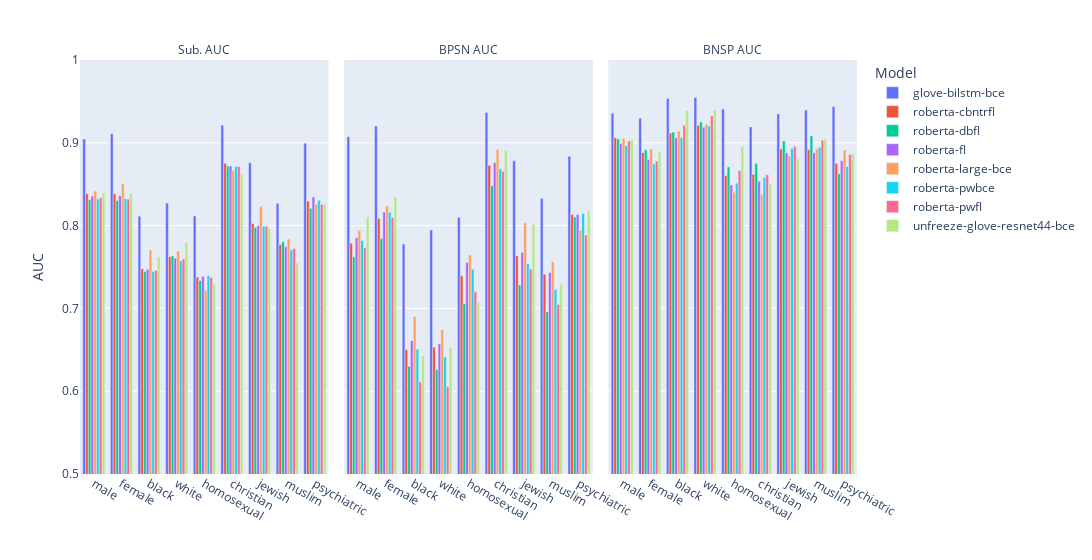

Notebook cell for this chart:
### Code cell
import plotly.express as px

labels={
    "subgroup_auc": "Sub. AUC",
    "bpsn_auc": "BPSN AUC",
    "bnsp_auc": "BNSP AUC",
    "subgroup":"",
    "session_name": "Model",
    "value":"AUC"
}

fig = px.bar(identity_aur_per_sub_per_model_df, x="subgroup", y="value", 
            color="session_name", barmode="group",
            facet_col="variable", labels=labels, range_y=[0.5, 1.0], width=1500)

fig.for_each_annotation(lambda a: a.update(text=a.text.split("=")[-1]))
fig.for_each_annotation(lambda a: a.update(text=labels.get(a.text, a.text)))

fig.write_image("identity_aur_per_sub_per_model_df.svg")
fig.show()

### Figure 1 — Plotly figure (JSON) as saved in the notebook; plotly's stock layout.template omitted (floating-point values rounded to 4 significant figures)
{"data": [{"alignmentgroup": "True", "hovertemplate": "Model=glove-bilstm-bce<br>variable=subgroup_auc<br>=%{x}<br>AUC=%{y}<extra></extra>", "legendgroup": "glove-bilstm-bce", "marker": {"color": "#636efa", "pattern": {"shape": ""}}, "name": "glove-bilstm-bce", "offsetgroup": "glove-bilstm-bce", "orientation": "v", "showlegend": true, "textposition": "auto", "type": "bar", "x": ["male", "female", "black", "white", "homosexual", "christian", "jewish", "muslim", "psychiatric"], "xaxis": "x", "y": [0.9045, 0.9108, 0.8113, 0.8272, 0.8116, 0.9212, 0.8758, 0.827, 0.8996], "yaxis": "y"}, {"alignmentgroup": "True", "hovertemplate": "Model=glove-bilstm-bce<br>variable=bpsn_auc<br>=%{x}<br>AUC=%{y}<extra></extra>", "legendgroup": "glove-bilstm-bce", "marker": {"color": "#636efa", "pattern": {"shape": ""}}, "name": "glove-bilstm-bce", "offsetgroup": "glove-bilstm-bce", "orientation": "v", "showlegend": false, "textposition": "auto", "type": "bar", "x": ["male", "female", "black", "white", "homosexual", "christian", "jewish", "muslim", "psychiatric"], "xaxis": "x2", "y": [0.9074, 0.9202, 0.7777, 0.7948, 0.81, 0.9366, 0.8782, 0.8329, 0.8837], "yaxis": "y2"}, {"alignmentgroup": "True", "hovertemplate": "Model=glove-bilstm-bce<br>variable=bnsp_auc<br>=%{x}<br>AUC=%{y}<extra></extra>", "legendgroup": "glove-bilstm-bce", "marker": {"color": "#636efa", "pattern": {"shape": ""}}, "name": "glove-bilstm-bce", "offsetgroup": "glove-bilstm-bce", "orientation": "v", "showlegend": false, "textposition": "auto", "type": "bar", "x": ["male", "female", "black", "white", "homosexual", "christian", "jewish", "muslim", "psychiatric"], "xaxis": "x3", "y": [0.9356, 0.9298, 0.9534, 0.9546, 0.9407, 0.9192, 0.9349, 0.9396, 0.9439], "yaxis": "y3"}, {"alignmentgroup": "True", "hovertemplate": "Model=roberta-cbntrfl<br>variable=subgroup_auc<br>=%{x}<br>AUC=%{y}<extra></extra>", "legendgroup": "roberta-cbntrfl", "marker": {"color": "#EF553B", "pattern": {"shape": ""}}, "name": "roberta-cbntrfl", "offsetgroup": "roberta-cbntrfl", "orientation": "v", "showlegend": true, "textposition": "auto", "type": "bar", "x": ["male", "female", "black", "white", "homosexual", "christian", "jewish", "muslim", "psychiatric"], "xaxis": "x", "y": [0.8385, 0.8384, 0.7478, 0.7624, 0.738, 0.8753, 0.8025, 0.7771, 0.8296], "yaxis": "y"}, {"alignmentgroup": "True", "hovertemplate": "Model=roberta-cbntrfl<br>variable=bpsn_auc<br>=%{x}<br>AUC=%{y}<extra></extra>", "legendgroup": "roberta-cbntrfl", "marker": {"color": "#EF553B", "pattern": {"shape": ""}}, "name": "roberta-cbntrfl", "offsetgroup": "roberta-cbntrfl", "orientation": "v", "showlegend": false, "textposition": "auto", "type": "bar", "x": ["male", "female", "black", "white", "homosexual", "christian", "jewish", "muslim", "psychiatric"], "xaxis": "x2", "y": [0.7787, 0.8087, 0.65, 0.6532, 0.7393, 0.8728, 0.7637, 0.7411, 0.8133], "yaxis": "y2"}, {"alignmentgroup": "True", "hovertemplate": "Model=roberta-cbntrfl<br>variable=bnsp_auc<br>=%{x}<br>AUC=%{y}<extra></extra>", "legendgroup": "roberta-cbntrfl", "marker": {"color": "#EF553B", "pattern": {"shape": ""}}, "name": "roberta-cbntrfl", "offsetgroup": "roberta-cbntrfl", "orientation": "v", "showlegend": false, "textposition": "auto", "type": "bar", "x": ["male", "female", "black", "white", "homosexual", "christian", "jewish", "muslim", "psychiatric"], "xaxis": "x3", "y": [0.9061, 0.8881, 0.9116, 0.9211, 0.8606, 0.862, 0.8926, 0.8919, 0.8752], "yaxis": "y3"}, {"alignmentgroup": "True", "hovertemplate": "Model=roberta-dbfl<br>variable=subgroup_auc<br>=%{x}<br>AUC=%{y}<extra></extra>", "legendgroup": "roberta-dbfl", "marker": {"color": "#00cc96", "pattern": {"shape": ""}}, "name": "roberta-dbfl", "offsetgroup": "roberta-dbfl", "orientation": "v", "showlegend": true, "textposition": "auto", "type": "bar", "x": ["male", "female", "black", "white", "homosexual", "christian", "jewish", "muslim", "psychiatric"], "xaxis": "x", "y": [0.8312, 0.8302, 0.7446, 0.7634, 0.7338, 0.8719, 0.7978, 0.7804, 0.8209], "yaxis": "y"}, {"alignmentgroup": "True", "hovertemplate": "Model=roberta-dbfl<br>variable=bpsn_auc<br>=%{x}<br>AUC=%{y}<extra></extra>", "legendgroup": "roberta-dbfl", "marker": {"color": "#00cc96", "pattern": {"shape": ""}}, "name": "roberta-dbfl", "offsetgroup": "roberta-dbfl", "orientation": "v", "showlegend": false, "textposition": "auto", "type": "bar", "x": ["male", "female", "black", "white", "homosexual", "christian", "jewish", "muslim", "psychiatric"], "xaxis": "x2", "y": [0.7623, 0.7843, 0.6301, 0.6261, 0.7058, 0.8482, 0.7282, 0.6958, 0.8103], "yaxis": "y2"}, {"alignmentgroup": "True", "hovertemplate": "Model=roberta-dbfl<br>variable=bnsp_auc<br>=%{x}<br>AUC=%{y}<extra></extra>", "legendgroup": "roberta-dbfl", "marker": {"color": "#00cc96", "pattern": {"shape": ""}}, "name": "roberta-dbfl", "offsetgroup": "roberta-dbfl", "orientation": "v", "showlegend": false, "textposition": "auto", "type": "bar", "x": ["male", "female", "black", "white", "homosexual", "christian", "jewish", "muslim", "psychiatric"], "xaxis": "x3", "y": [0.9046, 0.8917, 0.9129, 0.925, 0.8709, 0.8751, 0.9022, 0.9085, 0.8626], "yaxis": "y3"}, {"alignmentgroup": "True", "hovertemplate": "Model=roberta-fl<br>variable=subgroup_auc<br>=%{x}<br>AUC=%{y}<extra></extra>", "legendgroup": "roberta-fl", "marker": {"color": "#ab63fa", "pattern": {"shape": ""}}, "name": "roberta-fl", "offsetgroup": "roberta-fl", "orientation": "v", "showlegend": true, "textposition": "auto", "type": "bar", "x": ["male", "female", "black", "white", "homosexual", "christian", "jewish", "muslim", "psychiatric"], "xaxis": "x", "y": [0.8357, 0.8361, 0.7472, 0.7606, 0.7384, 0.8718, 0.7997, 0.7744, 0.8346], "yaxis": "y"}, {"alignmentgroup": "True", "hovertemplate": "Model=roberta-fl<br>variable=bpsn_auc<br>=%{x}<br>AUC=%{y}<extra></extra>", "legendgroup": "roberta-fl", "marker": {"color": "#ab63fa", "pattern": {"shape": ""}}, "name": "roberta-fl", "offsetgroup": "roberta-fl", "orientation": "v", "showlegend": false, "textposition": "auto", "type": "bar", "x": ["male", "female", "black", "white", "homosexual", "christian", "jewish", "muslim", "psychiatric"], "xaxis": "x2", "y": [0.7854, 0.8163, 0.661, 0.6571, 0.7553, 0.8763, 0.7679, 0.7434, 0.8135], "yaxis": "y2"}, {"alignmentgroup": "True", "hovertemplate": "Model=roberta-fl<br>variable=bnsp_auc<br>=%{x}<br>AUC=%{y}<extra></extra>", "legendgroup": "roberta-fl", "marker": {"color": "#ab63fa", "pattern": {"shape": ""}}, "name": "roberta-fl", "offsetgroup": "roberta-fl", "orientation": "v", "showlegend": false, "textposition": "auto", "type": "bar", "x": ["male", "female", "black", "white", "homosexual", "christian", "jewish", "muslim", "psychiatric"], "xaxis": "x3", "y": [0.8993, 0.8798, 0.9061, 0.9187, 0.849, 0.8534, 0.8877, 0.8881, 0.8783], "yaxis": "y3"}, {"alignmentgroup": "True", "hovertemplate": "Model=roberta-large-bce<br>variable=subgroup_auc<br>=%{x}<br>AUC=%{y}<extra></extra>", "legendgroup": "roberta-large-bce", "marker": {"color": "#FFA15A", "pattern": {"shape": ""}}, "name": "roberta-large-bce", "offsetgroup": "roberta-large-bce", "orientation": "v", "showlegend": true, "textposition": "auto", "type": "bar", "x": ["male", "female", "black", "white", "homosexual", "christian", "jewish", "muslim", "psychiatric"], "xaxis": "x", "y": [0.8417, 0.8508, 0.7705, 0.7692, 0.7216, 0.8667, 0.823, 0.7839, 0.8254], "yaxis": "y"}, {"alignmentgroup": "True", "hovertemplate": "Model=roberta-large-bce<br>variable=bpsn_auc<br>=%{x}<br>AUC=%{y}<extra></extra>", "legendgroup": "roberta-large-bce", "marker": {"color": "#FFA15A", "pattern": {"shape": ""}}, "name": "roberta-large-bce", "offsetgroup": "roberta-large-bce", "orientation": "v", "showlegend": false, "textposition": "auto", "type": "bar", "x": ["male", "female", "black", "white", "homosexual", "christian", "jewish", "muslim", "psychiatric"], "xaxis": "x2", "y": [0.794, 0.8236, 0.6903, 0.6743, 0.7646, 0.892, 0.8032, 0.7563, 0.7944], "yaxis": "y2"}, {"alignmentgroup": "True", "hovertemplate": "Model=roberta-large-bce<br>variable=bnsp_auc<br>=%{x}<br>AUC=%{y}<extra></extra>", "legendgroup": "roberta-large-bce", "marker": {"color": "#FFA15A", "pattern": {"shape": ""}}, "name": "roberta-large-bce", "offsetgroup": "roberta-large-bce", "orientation": "v", "showlegend": false, "textposition": "auto", "type": "bar", "x": ["male", "female", "black", "white", "homosexual", "christian", "jewish", "muslim", "psychiatric"], "xaxis": "x3", "y": [0.9056, 0.8926, 0.914, 0.9225, 0.8404, 0.8378, 0.8841, 0.8927, 0.8914], "yaxis": "y3"}, {"alignmentgroup": "True", "hovertemplate": "Model=roberta-pwbce<br>variable=subgroup_auc<br>=%{x}<br>AUC=%{y}<extra></extra>", "legendgroup": "roberta-pwbce", "marker": {"color": "#19d3f3", "pattern": {"shape": ""}}, "name": "roberta-pwbce", "offsetgroup": "roberta-pwbce", "orientation": "v", "showlegend": true, "textposition": "auto", "type": "bar", "x": ["male", "female", "black", "white", "homosexual", "christian", "jewish", "muslim", "psychiatric"], "xaxis": "x", "y": [0.8323, 0.8325, 0.7445, 0.7573, 0.7394, 0.8714, 0.7991, 0.7704, 0.8307], "yaxis": "y"}, {"alignmentgroup": "True", "hovertemplate": "Model=roberta-pwbce<br>variable=bpsn_auc<br>=%{x}<br>AUC=%{y}<extra></extra>", "legendgroup": "roberta-pwbce", "marker": {"color": "#19d3f3", "pattern": {"shape": ""}}, "name": "roberta-pwbce", "offsetgroup": "roberta-pwbce", "orientation": "v", "showlegend": false, "textposition": "auto", "type": "bar", "x": ["male", "female", "black", "white", "homosexual", "christian", "jewish", "muslim", "psychiatric"], "xaxis": "x2", "y": [0.7821, 0.8161, 0.6507, 0.6412, 0.7474, 0.8685, 0.754, 0.7227, 0.8147], "yaxis": "y2"}, {"alignmentgroup": "True", "hovertemplate": "Model=roberta-pwbce<br>variable=bnsp_auc<br>=%{x}<br>AUC=%{y}<extra></extra>", "legendgroup": "roberta-pwbce", "marker": {"color": "#19d3f3", "pattern": {"shape": ""}}, "name": "roberta-pwbce", "offsetgroup": "roberta-pwbce", "orientation": "v", "showlegend": false, "textposition": "auto", "type": "bar", "x": ["male", "female", "black", "white", "homosexual", "christian", "jewish", "muslim", "psychiatric"], "xaxis": "x3", "y": [0.8963, 0.8743, 0.9064, 0.9203, 0.8512, 0.8582, 0.8931, 0.8947, 0.8714], "yaxis": "y3"}, {"alignmentgroup": "True", "hovertemplate": "Model=roberta-pwfl<br>variable=subgroup_auc<br>=%{x}<br>AUC=%{y}<extra></extra>", "legendgroup": "roberta-pwfl", "marker": {"color": "#FF6692", "pattern": {"shape": ""}}, "name": "roberta-pwfl", "offsetgroup": "roberta-pwfl", "orientation": "v", "showlegend": true, "textposition": "auto", "type": "bar", "x": ["male", "female", "black", "white", "homosexual", "christian", "jewish", "muslim", "psychiatric"], "xaxis": "x", "y": [0.8337, 0.8319, 0.746, 0.7597, 0.7373, 0.8714, 0.7992, 0.7724, 0.8256], "yaxis": "y"}, {"alignmentgroup": "True", "hovertemplate": "Model=roberta-pwfl<br>variable=bpsn_auc<br>=%{x}<br>AUC=%{y}<extra></extra>", "legendgroup": "roberta-pwfl", "marker": {"color": "#FF6692", "pattern": {"shape": ""}}, "name": "roberta-pwfl", "offsetgroup": "roberta-pwfl", "orientation": "v", "showlegend": false, "textposition": "auto", "type": "bar", "x": ["male", "female", "black", "white", "homosexual", "christian", "jewish", "muslim", "psychiatric"], "xaxis": "x2", "y": [0.7733, 0.8099, 0.6114, 0.6053, 0.7201, 0.8652, 0.7476, 0.7047, 0.7887], "yaxis": "y2"}, {"alignmentgroup": "True", "hovertemplate": "Model=roberta-pwfl<br>variable=bnsp_auc<br>=%{x}<br>AUC=%{y}<extra></extra>", "legendgroup": "roberta-pwfl", "marker": {"color": "#FF6692", "pattern": {"shape": ""}}, "name": "roberta-pwfl", "offsetgroup": "roberta-pwfl", "orientation": "v", "showlegend": false, "textposition": "auto", "type": "bar", "x": ["male", "female", "black", "white", "homosexual", "christian", "jewish", "muslim", "psychiatric"], "xaxis": "x3", "y": [0.9022, 0.8781, 0.9211, 0.9325, 0.8667, 0.8613, 0.8956, 0.9032, 0.8857], "yaxis": "y3"}, {"alignmentgroup": "True", "hovertemplate": "Model=unfreeze-glove-resnet44-bce<br>variable=subgroup_auc<br>=%{x}<br>AUC=%{y}<extra></extra>", "legendgroup": "unfreeze-glove-resnet44-bce", "marker": {"color": "#B6E880", "pattern": {"shape": ""}}, "name": "unfreeze-glove-resnet44-bce", "offsetgroup": "unfreeze-glove-resnet44-bce", "orientation": "v", "showlegend": true, "textposition": "auto", "type": "bar", "x": ["male", "female", "black", "white", "homosexual", "christian", "jewish", "muslim", "psychiatric"], "xaxis": "x", "y": [0.8393, 0.8386, 0.7617, 0.7799, 0.7294, 0.8624, 0.7964, 0.7549, 0.8262], "yaxis": "y"}, {"alignmentgroup": "True", "hovertemplate": "Model=unfreeze-glove-resnet44-bce<br>variable=bpsn_auc<br>=%{x}<br>AUC=%{y}<extra></extra>", "legendgroup": "unfreeze-glove-resnet44-bce", "marker": {"color": "#B6E880", "pattern": {"shape": ""}}, "name": "unfreeze-glove-resnet44-bce", "offsetgroup": "unfreeze-glove-resnet44-bce", "orientation": "v", "showlegend": false, "textposition": "auto", "type": "bar", "x": ["male", "female", "black", "white", "homosexual", "christian", "jewish", "muslim", "psychiatric"], "xaxis": "x2", "y": [0.8104, 0.8344, 0.6426, 0.6528, 0.7071, 0.8912, 0.8019, 0.7292, 0.8179], "yaxis": "y2"}, {"alignmentgroup": "True", "hovertemplate": "Model=unfreeze-glove-resnet44-bce<br>variable=bnsp_auc<br>=%{x}<br>AUC=%{y}<extra></extra>", "legendgroup": "unfreeze-glove-resnet44-bce", "marker": {"color": "#B6E880", "pattern": {"shape": ""}}, "name": "unfreeze-glove-resnet44-bce", "offsetgroup": "unfreeze-glove-resnet44-bce", "orientation": "v", "showlegend": false, "textposition": "auto", "type": "bar", "x": ["male", "female", "black", "white", "homosexual", "christian", "jewish", "muslim", "psychiatric"], "xaxis": "x3", "y": [0.9041, 0.8888, 0.9388, 0.9394, 0.8956, 0.8501, 0.8808, 0.9048, 0.887], "yaxis": "y3"}], "layout": {"annotations": [{"font": {}, "showarrow": false, "text": "Sub. AUC", "x": 0.16, "xanchor": "center", "xref": "paper", "y": 1, "yanchor": "bottom", "yref": "paper"}, {"font": {}, "showarrow": false, "text": "BPSN AUC", "x": 0.5, "xanchor": "center", "xref": "paper", "y": 1, "yanchor": "bottom", "yref": "paper"}, {"font": {}, "showarrow": false, "text": "BNSP AUC", "x": 0.84, "xanchor": "center", "xref": "paper", "y": 1, "yanchor": "bottom", "yref": "paper"}], "barmode": "group", "legend": {"title": {"text": "Model"}, "tracegroupgap": 0}, "margin": {"t": 60}, "width": 1500, "xaxis": {"anchor": "y", "domain": [0, 0.32], "title": {"text": ""}}, "xaxis2": {"anchor": "y2", "domain": [0.34, 0.66], "matches": "x", "title": {"text": ""}}, "xaxis3": {"anchor": "y3", "domain": [0.68, 1.0], "matches": "x", "title": {"text": ""}}, "yaxis": {"anchor": "x", "domain": [0, 1], "range": [0.5, 1], "title": {"text": "AUC"}}, "yaxis2": {"anchor": "x2", "domain": [0, 1], "matches": "y", "showticklabels": false}, "yaxis3": {"anchor": "x3", "domain": [0, 1], "matches": "y", "showticklabels": false}}}
